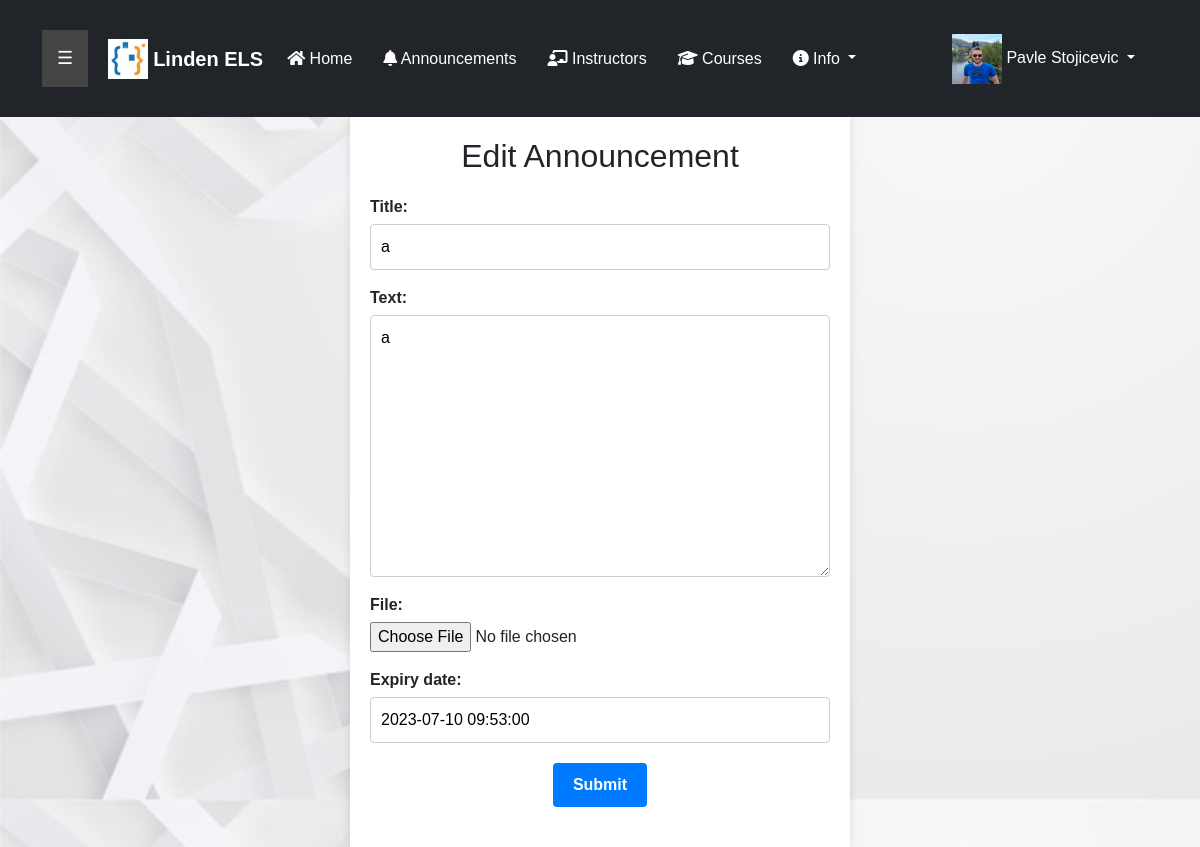
Page /11/update (signed in) on the committed database.
### elearn/models.py (models this page shows, shortened)
class User(AbstractUser):
    is_learner = models.BooleanField(default=True)
    is_teacher = models.BooleanField(default=False, null=True)
    is_admin = models.BooleanField(default=False, null=True)

class UserProfile(models.Model):
    user = models.OneToOneField(User, on_delete=models.CASCADE, null=True)
    enrolled_courses = models.ManyToManyField(Course)
    profile_pic = models.ImageField(upload_to="images")
    bio = models.TextField()
    instagram = models.URLField(blank=True, null=True)
    facebook = models.URLField(blank=True, null=True)
    twitter = models.URLField(blank=True, null=True)
    linkedin = models.URLField(blank=True, null=True)
    birth_date = models.CharField(max_length=11)

class Announcement(models.Model):
    title = models.CharField(max_length=155, blank=False)
    added_on = models.DateTimeField(auto_now_add=True)
    text = RichTextField()
    file = models.FileField(upload_to="files", blank=True)
    expiry_date = models.DateTimeField(blank=False, null=True)

### elearn/views.py (the view)
# urls.py: path('<int:pk>/update', views.UpdateAnnouncementView.as_view(), name='update_announcement'),
class UpdateAnnouncementView(UpdateView):
    model = Announcement
    template_name = "edit_announcement.html"
    fields = "__all__"
    success_url = reverse_lazy('announcements')

### templates/edit_announcement.html (shortened to what this page needs)
{%  extends 'base.html' %}
{%load static%}
{%block content%}
<!DOCTYPE html>
<html>
<head>
<link rel="stylesheet" href="{% static 'ELS/css/announcements/edit_announcement.css' %}">
</head>
<body1>
  <div class="container">
    <h2>Edit Announcement</h2>
    <form method="POST" action="{% url 'update_announcement' announcement.pk %}" enctype="multipart/form-data">
        {{form.as_p|safe}}
      <input class="btn btn-primary" type="submit">
    </form>
  </div>
</body1>
</html>
{%endblock%}

### templates/navbar.html (shortened to what this page needs)
<!DOCTYPE html>
{% load static %}
<html>
<head>
  <link rel="stylesheet" href="https://cdnjs.cloudflare.com/ajax/libs/font-awesome/5.15.3/css/all.min.css" />
  <link rel="stylesheet" href="{% static 'ELS/css/navbar.css' %}">
  <link rel="stylesheet" href="{% static 'ELS/css/sidebar.css' %}">
</head>
<body>
  <div class="navbar-wrapper">
    <nav class="navbar navbar-expand-lg navbar-dark bg-dark">
      <div class="container-fluid">
        {% if user.is_staff or user.is_admin %}
        <div id="main">
          <button class="openbtn" onclick="openNav()">&#9776;</button>
        </div>
        {%endif%}
        <a class="navbar-brand" href="#">
          <img src="{% static 'ELS/img/logo.jpg' %}" alt="Logo" class="navbar-logo">
          Linden ELS
        </a>
        <div class="collapse navbar-collapse" id="navbarSupportedContent">
          <ul class="navbar-nav">
            <li class="nav-item">
              <a class="nav-link" href="{% url 'home' %}"><i class="fa fa-home"></i>
                Home</a>
            </li>
            {% if user.is_authenticated %}
            <li class="nav-item">
              <a class="nav-link" href="{% url 'announcements' %}"><i class="fa-solid fa-bell"></i> Announcements</a>
            </li>
            {%endif%}
            <li class="nav-item">
              <a class="nav-link" href="{% url 'instructors' %}"><i class="fa-solid fa-chalkboard-user"></i> Instructors</a>
            </li>
            <li class="nav-item">
              <a class="nav-link" href="{% url 'course_list' %}"><i class="fa-solid fa-graduation-cap"></i> Courses</a>
            </li>
            <div class="navbar-nav justify-content-end">
            <li class="nav-item dropdown">
              <a class="nav-link dropdown-toggle" href="" role="button" data-bs-toggle="dropdown" aria-haspopup="true" aria-expanded="false">
                <i class="fa-solid fa-circle-info"></i> Info
              </a>
            </li>
          </ul>
        </div>
          <ul class="navbar-nav justify-content-end">
            {% if user.is_authenticated %}
              <li class="nav-item dropdown account-dropdown">
                <a class="nav-link dropdown-toggle" href=""  role="button" data-bs-toggle="dropdown" aria-haspopup="true" aria-expanded="false">
                  <img src="{{user.userprofile.profile_pic.url}}" width="50px" height="50px"> {{user.first_name}} {{user.last_name}}
                </a>
              </li>
            {%endif%}
          </ul>
        </div>
      </div>
</body>
</html>

### static/ELS/css/announcements/create_announcement.css (style rules this page uses)
label { font-weight: bold; width: 100px; }
.btn-primary { display: block; margin: 0 auto; padding: 0.75rem 2rem; font-size: 1rem; font-weight: bold; text-align: center; color: #fff; background-color: #007bff; border: none; border-radius: 0.25rem; cursor: pointer; }

### static/ELS/css/navbar.css (style rules this page uses)
.navbar-wrapper { position: sticky; top: 0; z-index: 100; }
.navbar { background-color: #1e1e1e; padding: 10px; }
.navbar-brand { display: flex; align-items: center; color: #fff; font-weight: bold; text-decoration: none; }
.navbar-logo { width: 40px; height: 40px; margin-right: 5px; }
.nav-link { color: #fff; margin-right: 15px; }
.account-dropdown { margin-right: 20px; }

### static/ELS/css/sidebar.css (style rules this page uses)
.openbtn { font-size: 18px; cursor: pointer; background-color: #444444; color: white; padding: 15px 15px; border: none; }
#main { transition: margin-left .5s; padding: 20px; }

### static/ELS/css/announcements/edit_announcement.css (style rules this page uses)
body { font-family: Arial, sans-serif; background-color: #f2f2f2; }
.container { max-width: 500px; margin: 0 auto; padding: 20px; background-color: #fff; box-shadow: 0 0 10px rgba(0, 0, 0, 0.1); }
h2 { margin-top: 0; text-align: center; }
form { margin-top: 20px; }
input[type="submit"] { display: block; margin: 20px auto; padding: 10px 20px; font-size: 16px; color: #fff; background-color: #007bff; border: none; border-radius: 4px; cursor: pointer; }
label { display: block; margin-bottom: 5px; font-weight: bold; }
input[type="text"], input[type="email"], textarea { width: 100%; padding: 10px; font-size: 16px; border: 1px solid #ccc; border-radius: 4px; box-sizing: border-box; }

### templates/base.html (style rules this page uses)
#bg { background-repeat: repeat; background-size: 100%; }

### rows in the picture
User: userprofile.profile_pic (picture), first_name "Pavle", last_name "Stojicevic"
Announcement: title "a", text "a", expiry_date "2023-07-10 09:53:00"
